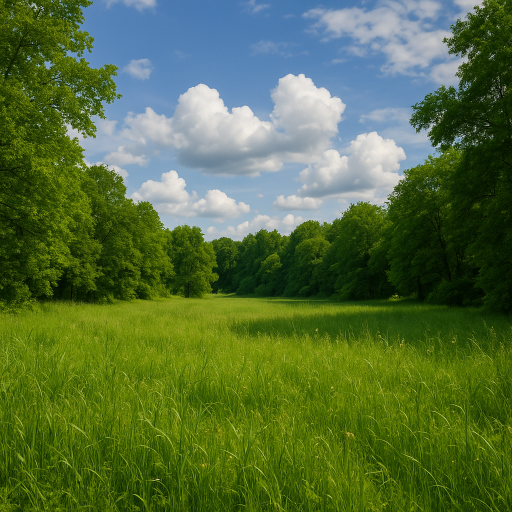
#> input picture Steganograpy/nature.png, 1024 x 1024 px (shown at 1/2 size)
$ python -i steganograpy.py   (imports and definitions only)
#> lines starting #> are read from the running program, lines starting #| are printed output that depends on the picture
#DataFlair- import modules
from tkinter import *
import tkinter.filedialog
from tkinter import messagebox
from PIL import ImageTk
from PIL import Image
from io import BytesIO
import  os

class IMG_Stegno:
    output_image_size = 0

    #DataFlair- main frame or start page
    # [24 lines left out: function main, not called in this run]


    #DataFlair- back function to loop back to main screen
    def back(self,frame):
        frame.destroy()
        self.main(root)


    #DataFlair- frame for encode page
    # [195 lines left out: functions encode_frame1, decode_frame1, encode_frame2, decode_frame2, decode, generate_Data and 3 more, not called in this run]

    def frame_3(self,frame):
        frame.destroy()
        self.main(root)


#GUI loop
# [1 line not run here, left out]
o = IMG_Stegno()
# [2 lines not run here, left out]

>>> import cv2
>>> picture = cv2.imread('nature.png', cv2.IMREAD_GRAYSCALE)
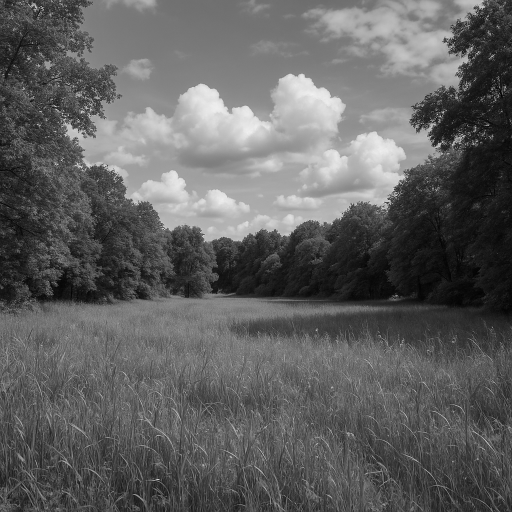
#> picture: shape (1024, 1024) (shown at 1/2 size); min 0, max 254, mean 96.2
#> (the run stopped early here; a loop or call above may not have finished)
